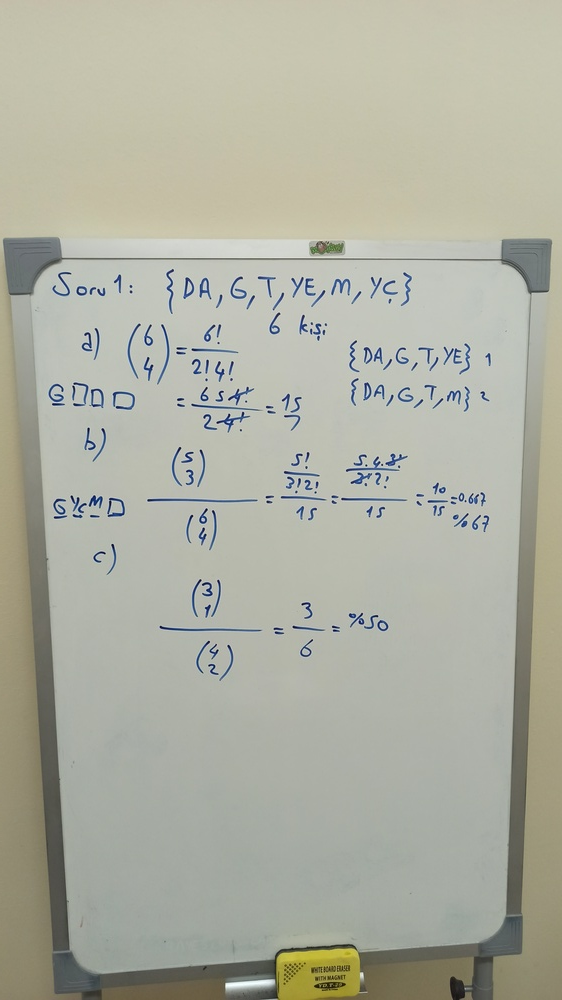
#> input picture image/obsolete/deneme sınavı çözümleri/IMG_20221107_165406.jpg, 562 x 1000 px, shrunk from 2600 x 4624 before the run
$ python combine.py
#> lines starting #> are read from the running program, lines starting #| are printed output that depends on the picture
import cv2
import numpy as np
n = 5 # number of images
img1 = cv2.imread('IMG_20221107_165406.jpg')
#> img1 is the input picture: shape (1000, 562, 3); mean B, G, R 162, 175.5, 174.2
img2 = cv2.imread('IMG_20221107_170326.jpg')
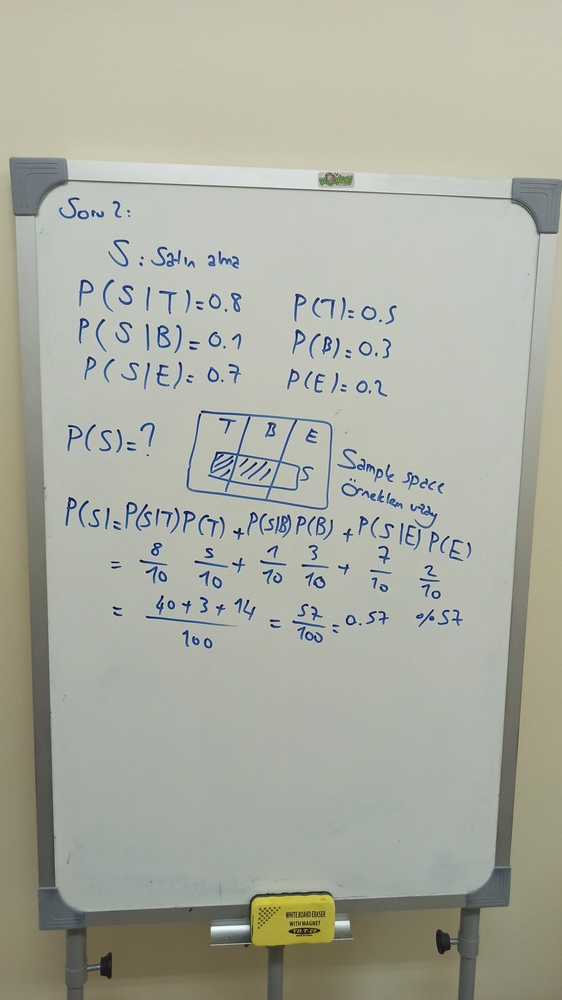
#> input picture image/obsolete/deneme sınavı çözümleri/IMG_20221107_170326.jpg, 562 x 1000 px, shrunk from 2600 x 4624 before the run
#> img2 is the input picture: shape (1000, 562, 3); mean B, G, R 160.8, 172.6, 170.5
img3 = cv2.imread('IMG_20221107_171526.jpg')
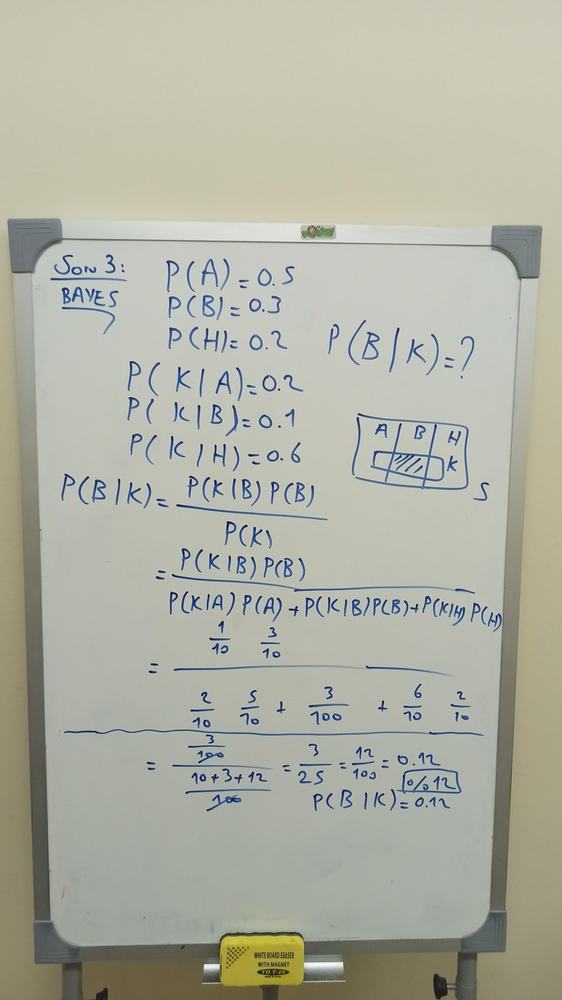
#> input picture image/obsolete/deneme sınavı çözümleri/IMG_20221107_171526.jpg, 562 x 1000 px, shrunk from 2600 x 4624 before the run
#> img3 is the input picture: shape (1000, 562, 3); mean B, G, R 163.8, 177.1, 175.7
img4 = cv2.imread('IMG_20221107_172517.jpg')
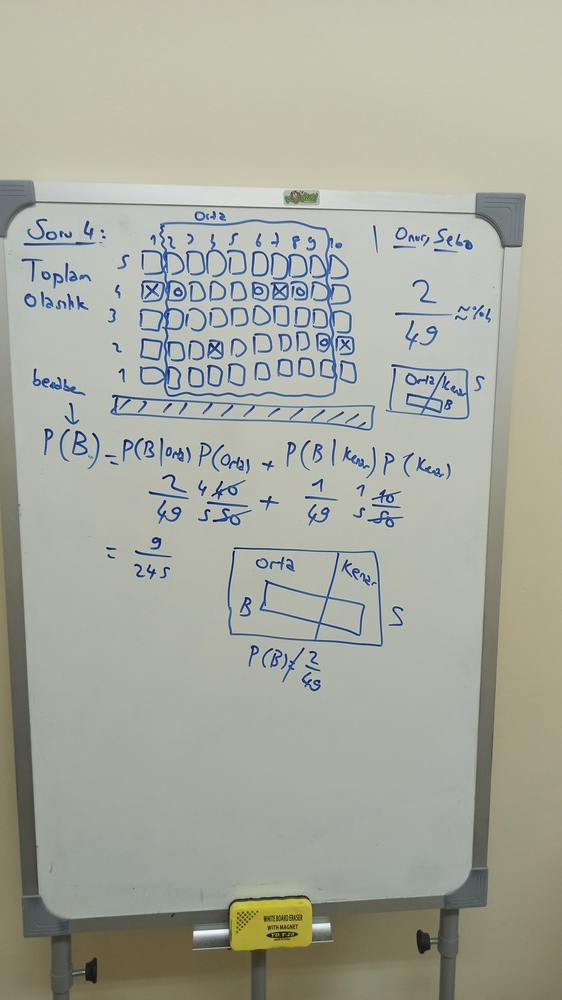
#> input picture image/obsolete/deneme sınavı çözümleri/IMG_20221107_172517.jpg, 562 x 1000 px, shrunk from 2600 x 4624 before the run
#> img4 is the input picture: shape (1000, 562, 3); mean B, G, R 158.5, 170, 167.7
img5 = cv2.imread('IMG_20221107_173140.jpg')
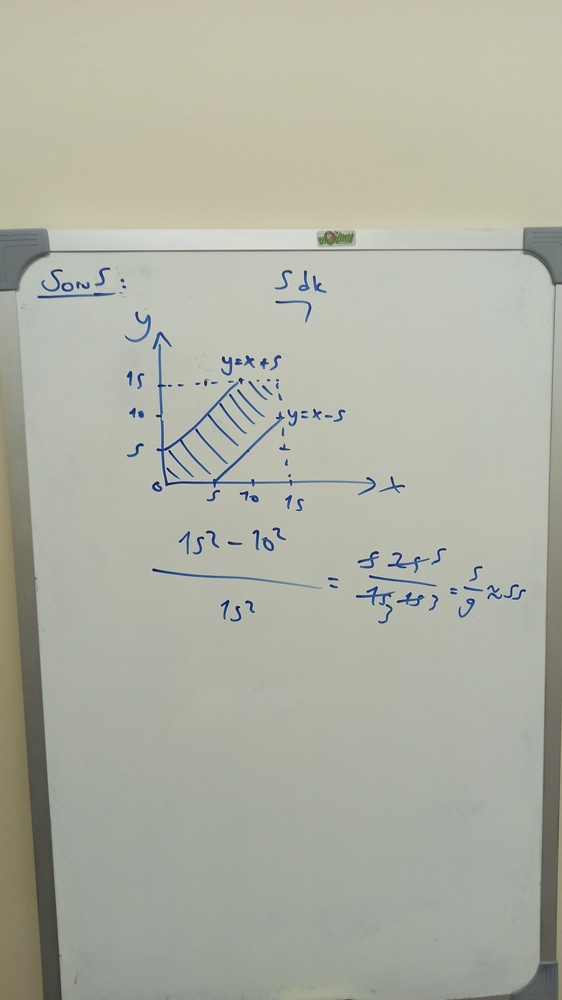
#> input picture image/obsolete/deneme sınavı çözümleri/IMG_20221107_173140.jpg, 562 x 1000 px, shrunk from 2600 x 4624 before the run
#> img5 is the input picture: shape (1000, 562, 3); mean B, G, R 163.9, 176.8, 175
(h, w) = img1.shape[0:2]
#> h = 1000; w = 562
combined = np.zeros((h, n*w, img1.shape[2]), np.uint8)
combined[:,:w,:] = img1
combined[:,w:2*w,:] = img2
combined[:,2*w:3*w,:] = img3
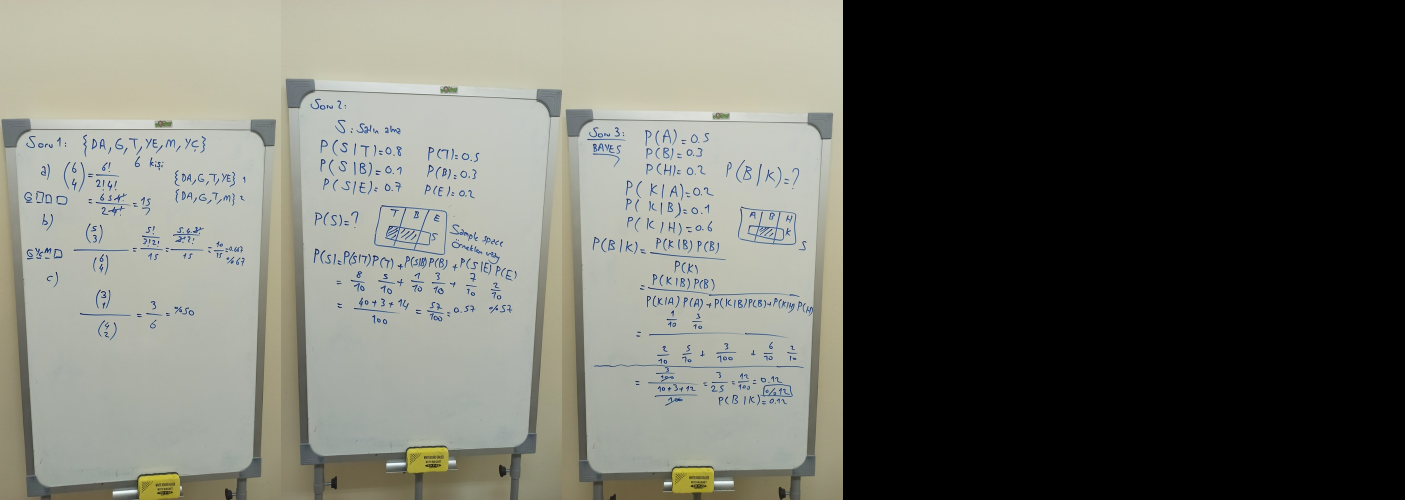
#> combined: shape (1000, 2810, 3) (shown at 1/2 size); mean B, G, R 97.3, 105, 104.1
combined[:,3*w:4*w,:] = img4
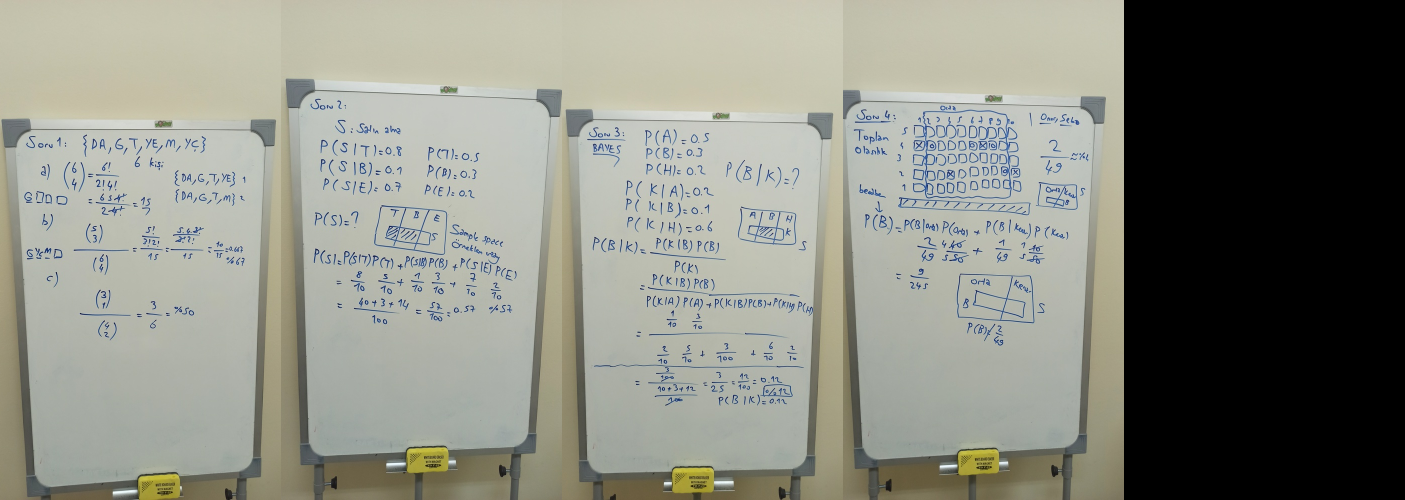
#> combined: shape (1000, 2810, 3) (shown at 1/2 size); mean B, G, R 129, 139, 137.6
combined[:,4*w:5*w,:] = img5
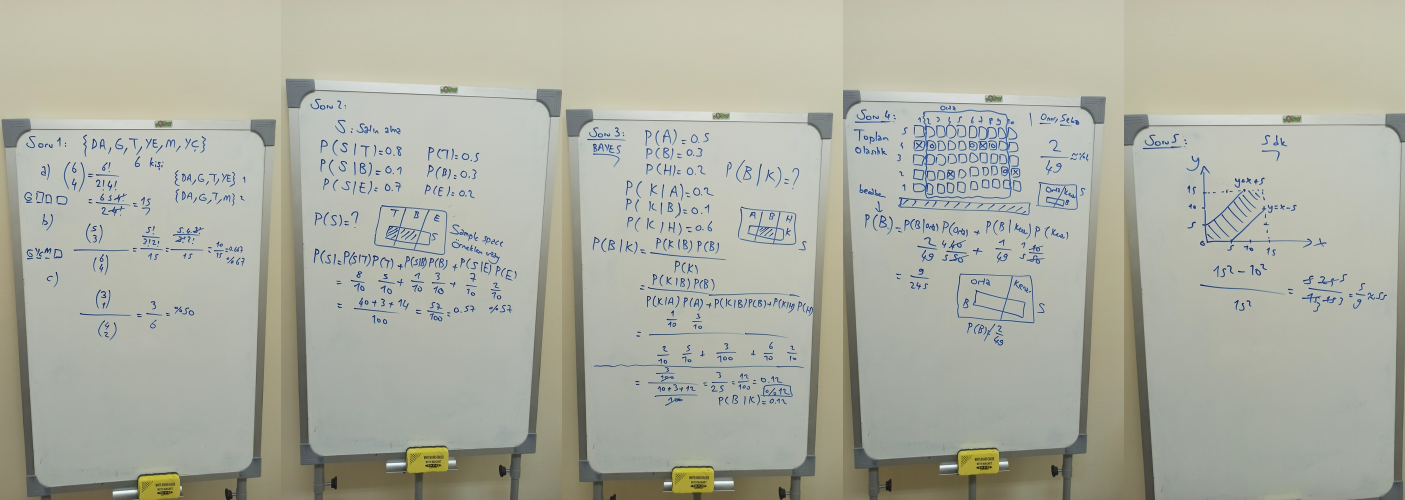
#> combined: shape (1000, 2810, 3) (shown at 1/2 size); mean B, G, R 161.8, 174.4, 172.6
cv2.imwrite('combined.jpg', combined, [cv2.IMWRITE_JPEG_QUALITY, 25])
